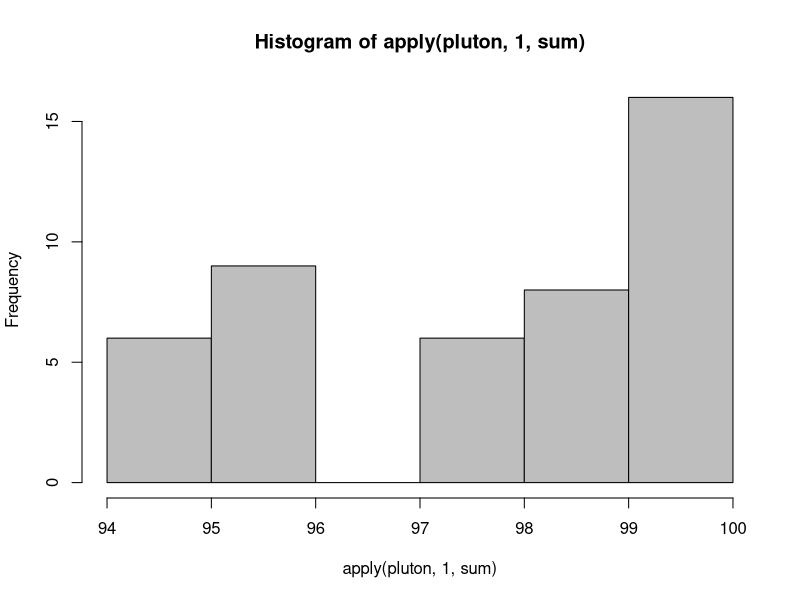
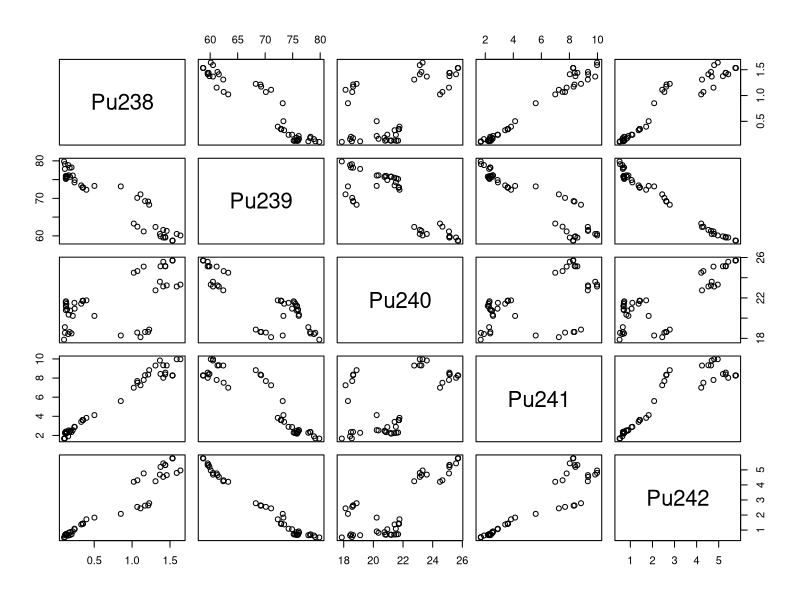

Reproduce these figures in R, in order.
library(cluster)


### Name: pluton
### Title: Isotopic Composition Plutonium Batches
### Aliases: pluton
### Keywords: datasets

### ** Examples

data(pluton)

hist(apply(pluton,1,sum), col = "gray") # between 94% and 100%
pu5 <- pluton
pu5$Pu242 <- 100 - apply(pluton,1,sum) # the remaining isotope.
pairs(pu5)
